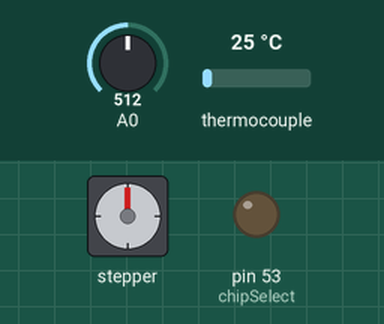
Bench run of a sketch on a simulated Arduino Mega 2560, built with avr-gcc and run on an emulated ATmega2560. Shown: stepper motor, output pins drawn as LEDs (lit = HIGH). Wiring (inferred from the names in the program): stepper motor (2048 steps per turn assumed): coils pin 49, pin 47, pin 45, pin 43. The inputs (shaded band) are chosen by the test bench; at power-on: A0 = 512, thermocouple 25 °C. Storage starts empty; pins used as bus, display or sensor lines are not drawn; what the sketch prints to the serial monitor is not drawn.

Above: at 2.05 s.
Timing chart, 0 to 9.2 s (numbered marks = the images above):
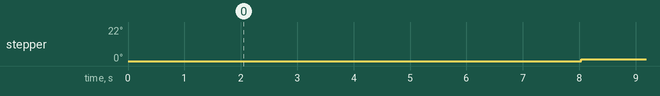

The sketch:

test_max31865.ino
```cpp
#include <Adafruit_MAX31865.h>
#include <SD.h>

// plot with gnuplot: find more software for png etc. just to test

// plot "/root/test2" with lines

// Use software SPI: CS, DI, DO, CLK
// pins from left bottom up of mega 1280 board

// added in ADC0 for light sensor

// added in stepper example code: with ULN2803: https://impremedia.net/uln2803-stepper-motor-arduino/

// have changed these pins for use of sd card logging on 50,51,52,53

int motorPin1 = 49;
int motorPin2 = 47;
int motorPin3 = 45;
int motorPin4 = 43;
int delayTime = 500;

// sd card logger

// CS=53, SCK/CLK=52, MOSI=51, MISO=50

Adafruit_MAX31865 max = Adafruit_MAX31865(42, 44, 46, 48);

// use hardware SPI, just pass in the CS pin
//Adafruit_MAX31865 max = Adafruit_MAX31865(10);

// The value of the Rref resistor. Use 430.0 for PT100 and 4300.0 for PT1000
#define RREF      430.0
// The 'nominal' 0-degrees-C resistance of the sensor
// 100.0 for PT100, 1000.0 for PT1000
#define RNOMINAL  100.0

// for SD card:

int chipSelect = 53; // CS=chip select pin for the MicroSD Card Adapter
File file; // file object that is used to read and write data
char filename[7]="monk00";
int nott=0;

void setup() {
  Serial.begin(115200);
  max.begin(MAX31865_2WIRE);  // set to 2WIRE or 4WIRE as necessary

  pinMode(motorPin1, OUTPUT);
  pinMode(motorPin2, OUTPUT);
  pinMode(motorPin3, OUTPUT);
  pinMode(motorPin4, OUTPUT);

  pinMode(chipSelect, OUTPUT); // chip select pin must be set to OUTPUT mode

  if (!SD.begin(chipSelect)) { // Initialize SD card
    Serial.println("Could not initialize SD card."); // if return value is false, something went wrong.
  }

  // increment name of file

      strcpy(filename, "monk00");  filename[6]='\0';
    // open new file
      ////
      while(nott==0){

      for (filename[4] = '0'; filename[4] <= '9'; filename[4]++) {
	for (filename[5] = '0'; filename[5] <= '9'; filename[5]++) {
	  if(!SD.exists(filename)){
	    file = SD.open(filename, FILE_WRITE); // open "file.txt" to write data
	    nott=1;
	    break;
	  }
	  //	else file.close();
	if (nott==1) break;
	}
	if (nott==1) break;
      }
	}
      delay(2000);

      Serial.print("Opened filename: ");
      Serial.println(filename);
}

void loop() {

  if (file) {
  uint16_t rtd = max.readRTD();
  uint16_t lighter;

  //  Serial.print("RTD value: "); Serial.println(rtd);
  float ratio = rtd;
  ratio /= 32768;
  //  Serial.print("Ratio = "); Serial.println(ratio,8);
  //  Serial.print("Resistance = "); Serial.println(RREF*ratio,8);
  //  Serial.print("Temperature = "); Serial.println(max.temperature(RNOMINAL, RREF));
  lighter=analogRead(0);
  Serial.print(lighter);
  Serial.print(", ");
  Serial.println(max.temperature(RNOMINAL, RREF));

  // concat lighter and temperature
  file.print(lighter);
  file.print(",");
  file.println(max.temperature(RNOMINAL, RREF)); // write number to file
  file.flush();
  }

  // test the motor pins

  // half stepping: - basic test but could be in array and forward backwards functions

  /*  0001
0011
0010
0110
0100
1100
1000
1001*/

  digitalWrite(motorPin1, HIGH);
  digitalWrite(motorPin2, LOW);
  digitalWrite(motorPin3, LOW);
  digitalWrite(motorPin4, LOW);
  delay(delayTime);
  digitalWrite(motorPin1, HIGH);
  digitalWrite(motorPin2, HIGH);
  digitalWrite(motorPin3, LOW);
  digitalWrite(motorPin4, LOW);
  delay(delayTime);

  digitalWrite(motorPin1, LOW);
  digitalWrite(motorPin2, HIGH);
  digitalWrite(motorPin3, LOW);
  digitalWrite(motorPin4, LOW);
  delay(delayTime);
  digitalWrite(motorPin1, LOW);
  digitalWrite(motorPin2, HIGH);
  digitalWrite(motorPin3, HIGH);
  digitalWrite(motorPin4, LOW);
  delay(delayTime);

  digitalWrite(motorPin1, LOW);
  digitalWrite(motorPin2, LOW);
  digitalWrite(motorPin3, HIGH);
  digitalWrite(motorPin4, LOW);
  delay(delayTime);
  digitalWrite(motorPin1, LOW);
  digitalWrite(motorPin2, LOW);
  digitalWrite(motorPin3, HIGH);
  digitalWrite(motorPin4, HIGH);
  delay(delayTime);

  digitalWrite(motorPin1, LOW);
  digitalWrite(motorPin2, LOW);
  digitalWrite(motorPin3, LOW);
  digitalWrite(motorPin4, HIGH);
  delay(delayTime);
  digitalWrite(motorPin1, HIGH);
  digitalWrite(motorPin2, LOW);
  digitalWrite(motorPin3, LOW);
  digitalWrite(motorPin4, HIGH);
  delay(delayTime);


  // Check and print any faults
  /*
  uint8_t fault = max.readFault();
  if (fault) {
    Serial.print("Fault 0x"); Serial.println(fault, HEX);
    if (fault & MAX31865_FAULT_HIGHTHRESH) {
      Serial.println("RTD High Threshold");
    }
    if (fault & MAX31865_FAULT_LOWTHRESH) {
      Serial.println("RTD Low Threshold");
    }
    if (fault & MAX31865_FAULT_REFINLOW) {
      Serial.println("REFIN- > 0.85 x Bias");
    }
    if (fault & MAX31865_FAULT_REFINHIGH) {
      Serial.println("REFIN- < 0.85 x Bias - FORCE- open");
    }
    if (fault & MAX31865_FAULT_RTDINLOW) {
      Serial.println("RTDIN- < 0.85 x Bias - FORCE- open");
    }
    if (fault & MAX31865_FAULT_OVUV) {
      Serial.println("Under/Over voltage");
    }
    max.clearFault();
    }*/
  //  Serial.println();
  //  delay(1);
}
```
